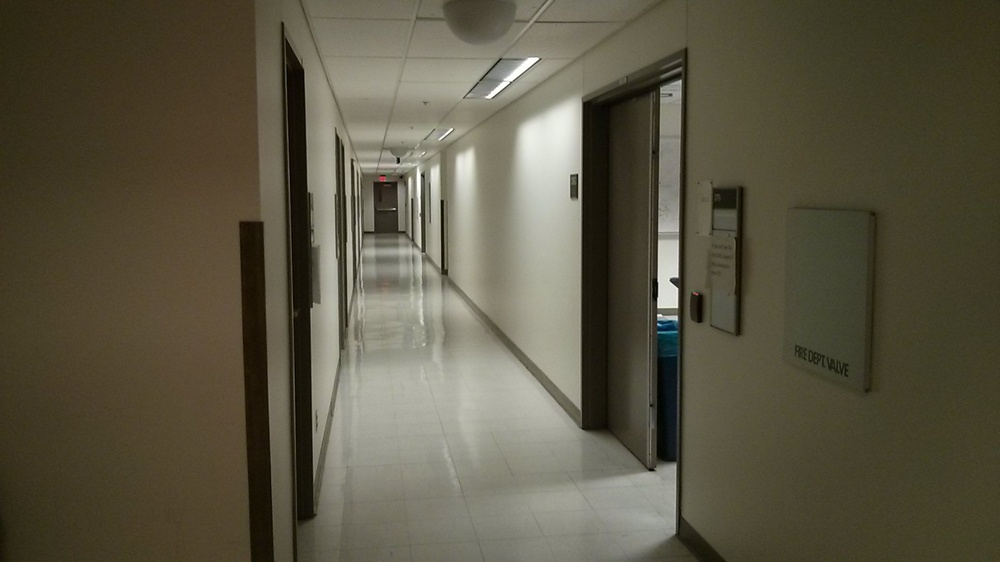
#> input picture vanishing-point/Corridor.jpg, 1000 x 562 px, shrunk from 1920 x 1080 before the run, found by its file name
$ jupyter execute --allow-errors vanishing_point.ipynb
#> lines starting #> are read from the running program, lines starting #| are printed output that depends on the picture; after the words box and inside, x2 and y2 are one past the last pixel; in counts of white or black regions, pixels touching at a corner belong together
#> further down, image is the input picture: shape (562, 1000, 3); mean B, G, R 67.7, 86.2, 91.1
[cell 1]
import numpy as np
import matplotlib.pyplot as plt
import matplotlib.image as mpimg
import cv2
import operator
import random
import math

[cell 2]
def houghTransform(img):
    gray = cv2.cvtColor(img, cv2.COLOR_BGR2GRAY)
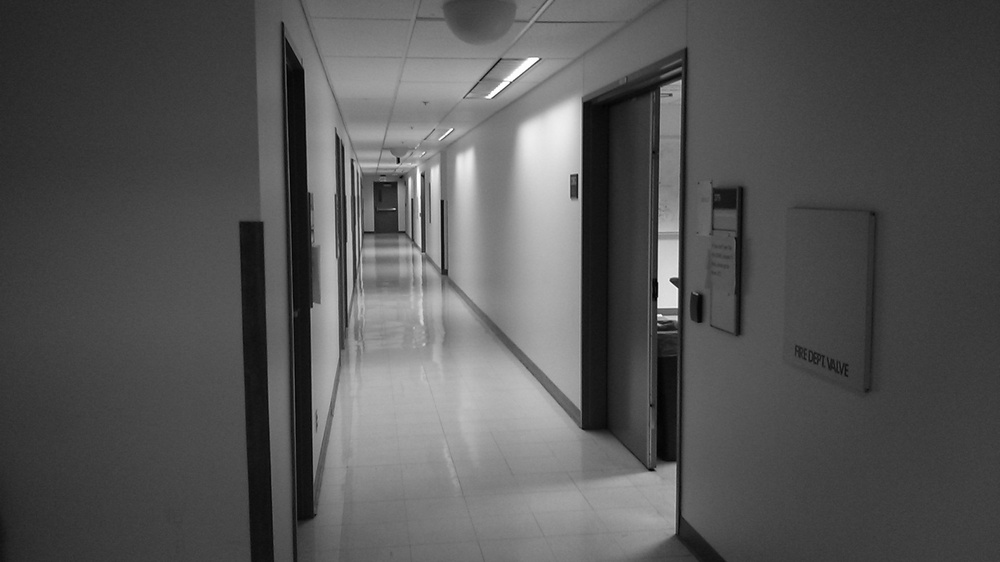
#> gray: shape (562, 1000); min 1, max 255, mean 85.5
    kernel = np.ones((15, 15), np.uint8)

    opening = cv2.morphologyEx(gray, cv2.MORPH_OPEN, kernel)
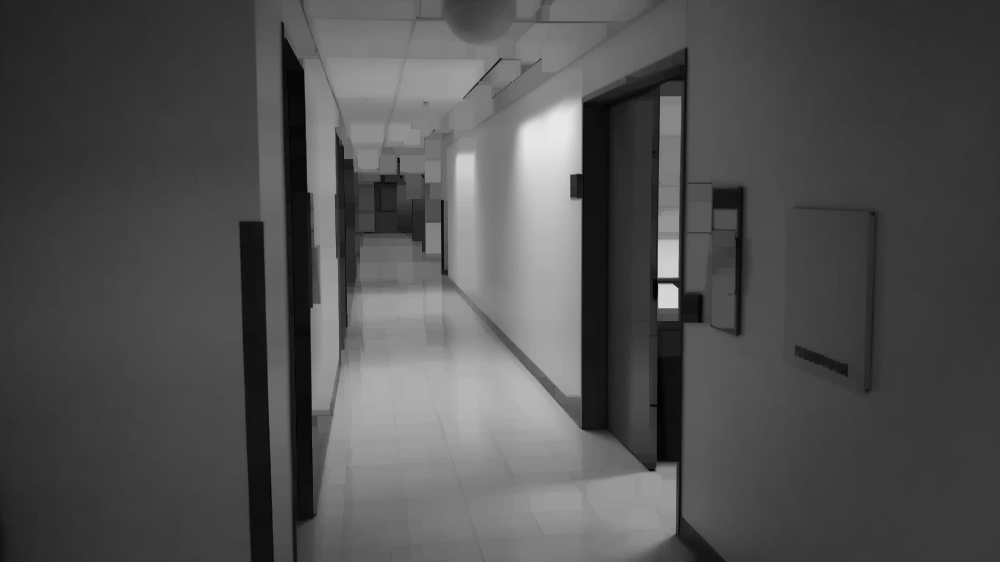
#> opening: shape (562, 1000); min 1, max 231, mean 80.5

    edges = cv2.Canny(gray, 50, 150, apertureSize=3)
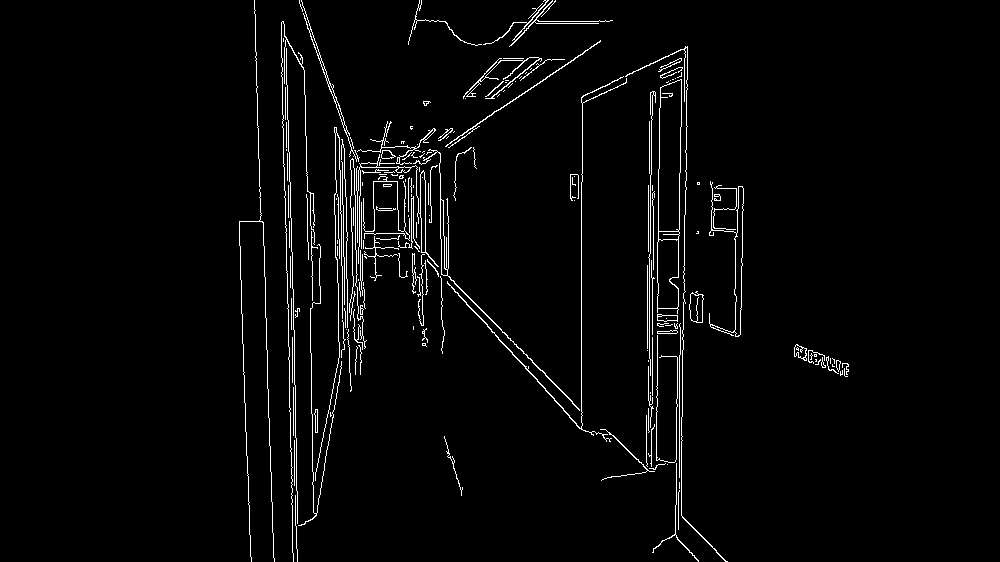
#> edges: shape (562, 1000); 2.7% white in thin lines or dots, all inside (x1, y1, x2, y2) = (239, 0, 849, 562)

    cv2.imwrite("edges.jpg", edges)

    # Compute the Hough Transform
    lines = cv2.HoughLines(edges, 1, np.pi / 180, 200)
#> lines = [[-254, 3.11], [688, 0.0175], [581, 0], [-286, 3.12], [-132, 2.37], [-283, 3.12], [-281, 3.11], [-144, 2.41], [-304, 3.12], [679, 0], [654, 0.0175], [-277, 3.11]]
    print("Found lines: {}".format(len(lines)))
#| Found lines: 12
    houghLines = []
    # Draw the lines
    for line in lines:
        rho, theta = line[0]
        if abs(theta-np.pi/90) < np.pi/9:
            continue
        a = np.cos(theta)
        b = np.sin(theta)
        x0 = a * rho
        y0 = b * rho
        x1 = int(x0 + 1000 * (-b))
        y1 = int(y0 + 1000 * (a))
        x2 = int(x0 - 1000 * (-b))
        y2 = int(y0 - 1000 * (a))
        line_points = list(((x1,y1), (x2,y2)))
        cv2.line(img,(x1,y1),(x2,y2),(0,0,255),2)
        cv2.imwrite("StandardHough.jpg", img);
        # print("line_points: ", line_points)
        houghLines.append( line_points)
        # cv2.line(img, (x1, y1), (x2, y2), (0, 0, 255), 2)
        fhLines = filteringHoughLines(edges, img, houghLines)
#> this loop made 1 pass
#> (rho, theta, a, b, x0, y0, x1, y1) on pass 1: (-254, 3.11, -0.999, 0.0349, 253.8, -8.86, 218, -1008)
#> pass 1, in houghTransform, `cv2.imwrite("StandardHough.jpg", img);`:
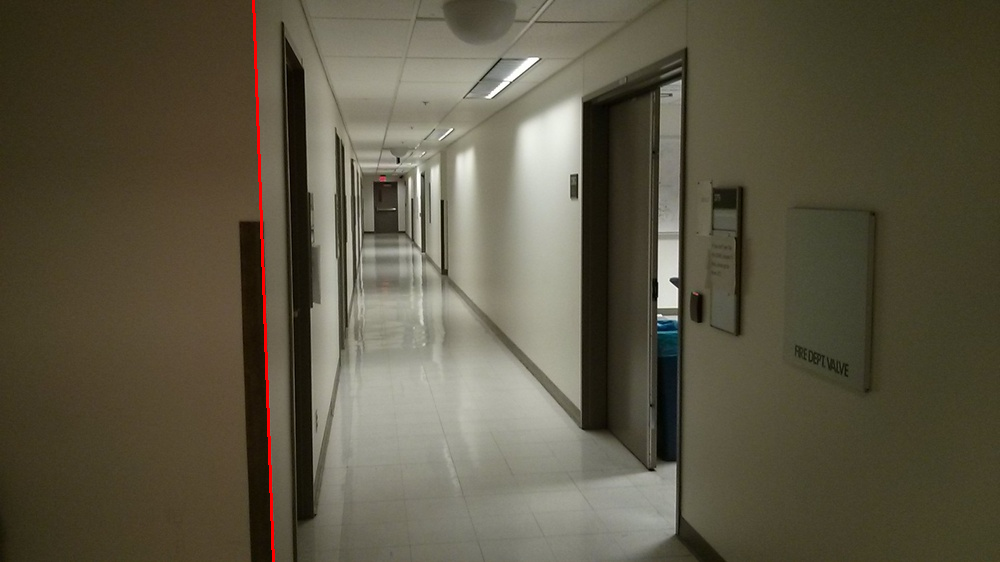
#> saved as StandardHough.jpg: shape (562, 1000, 3); mean B, G, R 67.6, 86, 91.7
#> after the loop, houghLines = [[(218, -1008), (288, 990)]]
    return fhLines

[cell 3]
# [14 lines left out: function randomSampleLines, not called in this run]

[cell 4]
def determine(a, b):
    return a[0] * b[1] - a[1] * b[0]
# [34 lines left out: functions intersectionOftwoLines, intersectionofmultipleLines, not called in this run]

[cell 5]
# [20 lines left out: functions distancebetweenTwoPoints, checklineIntersection, not called in this run]

[cell 6]
# [37 lines left out: function twoLineVP, not called in this run]

[cell 7]
import itertools
# Given intersections, find the grid where most intersections occur and treat as vanishing point
# [40 lines left out: function vanishingPointCalculation, not called in this run]

## Method 1

[cell 8]
image = cv2.imread("/home/appledora/Documents/gig/vanishing-point/Corridor.jpg")
#> (the rest of this cell did not finish here and is left out)
